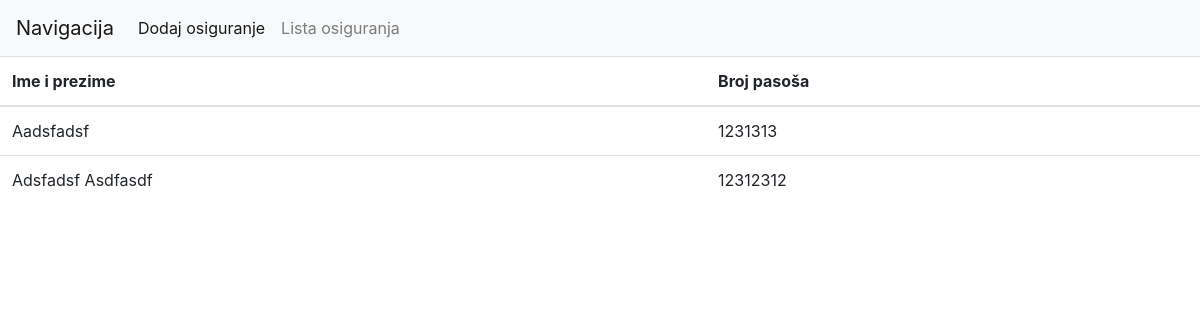
The app's page /index.php?grupno=3 with its own data.
### tables this page shows
CREATE TABLE IF NOT EXISTS `grupno` (
  `osiguranje_id` int(11) NOT NULL,
  `punoime` varchar(255) NOT NULL,
  `pasos` int(11) NOT NULL,
  KEY `osiguranje_id` (`osiguranje_id`)
);

### db.php (called while the page is built, shortened)
<?php
class db {
    public $connect;
    public function __construct() {
        try {
			$this->connect = mysqli_connect('localhost', 'root', '', 'osiguranje');
        } catch(Exception $e){
            echo "Connection error: ". $e->getMessage();
        }
	}
	public function selectAllGrupna($id) {
		$query = "SELECT * FROM grupno WHERE osiguranje_id=$id";
		return mysqli_query($this->connect, $query);
	}
}
?>

### grupno.php (the view)
<?php
$id = $_REQUEST['grupno'];
$res = $validation->selectAllGrupna($id);
?>
<table class="table">
  <thead>
    <tr>
      <th scope="col">Ime i prezime</th>
      <th scope="col">Broj pasoša</th>
    </tr>
  </thead>
  <tbody>
        <?php while($row = mysqli_fetch_assoc($res)) { ?>
            <tr>
                <td><?php echo $row['punoime'];?></td>
                <td><?php echo $row['pasos'];?></td>
            </tr>
        <?php } ?>
  </tbody>
</table>

### records on screen
grupno: punoime "Aadsfadsf", pasos "1231313"
grupno: punoime "Adsfadsf Asdfasdf", pasos "12312312"
